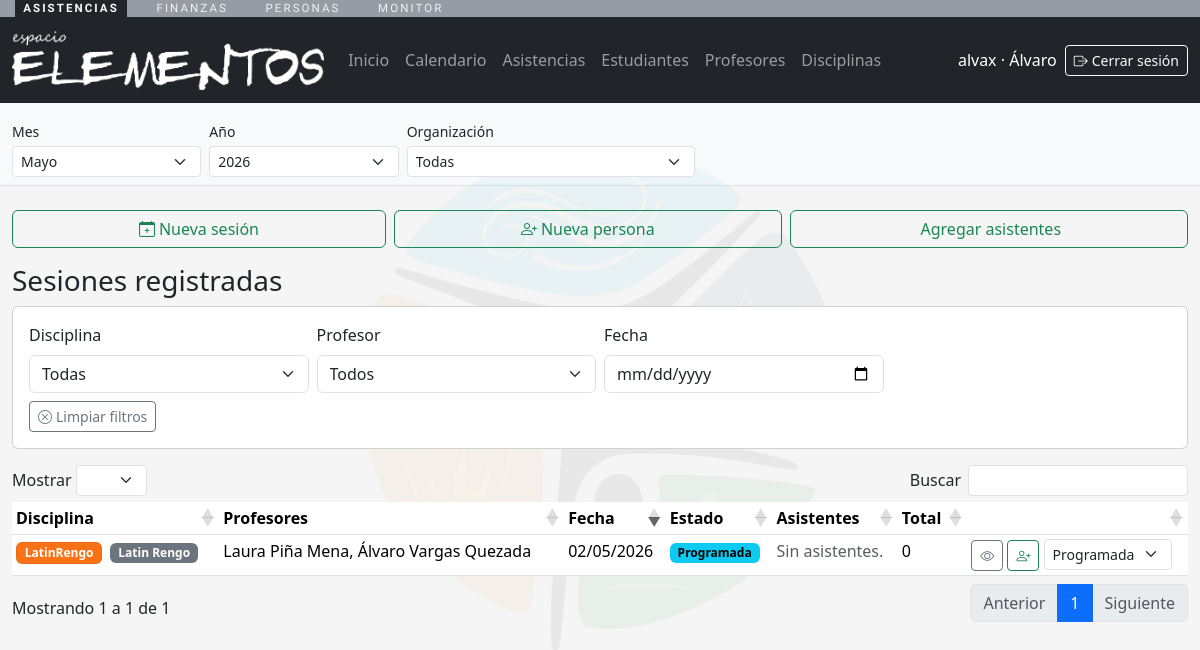
The page /asistencias/asistencias/ (signed in) on the database as committed earlier.
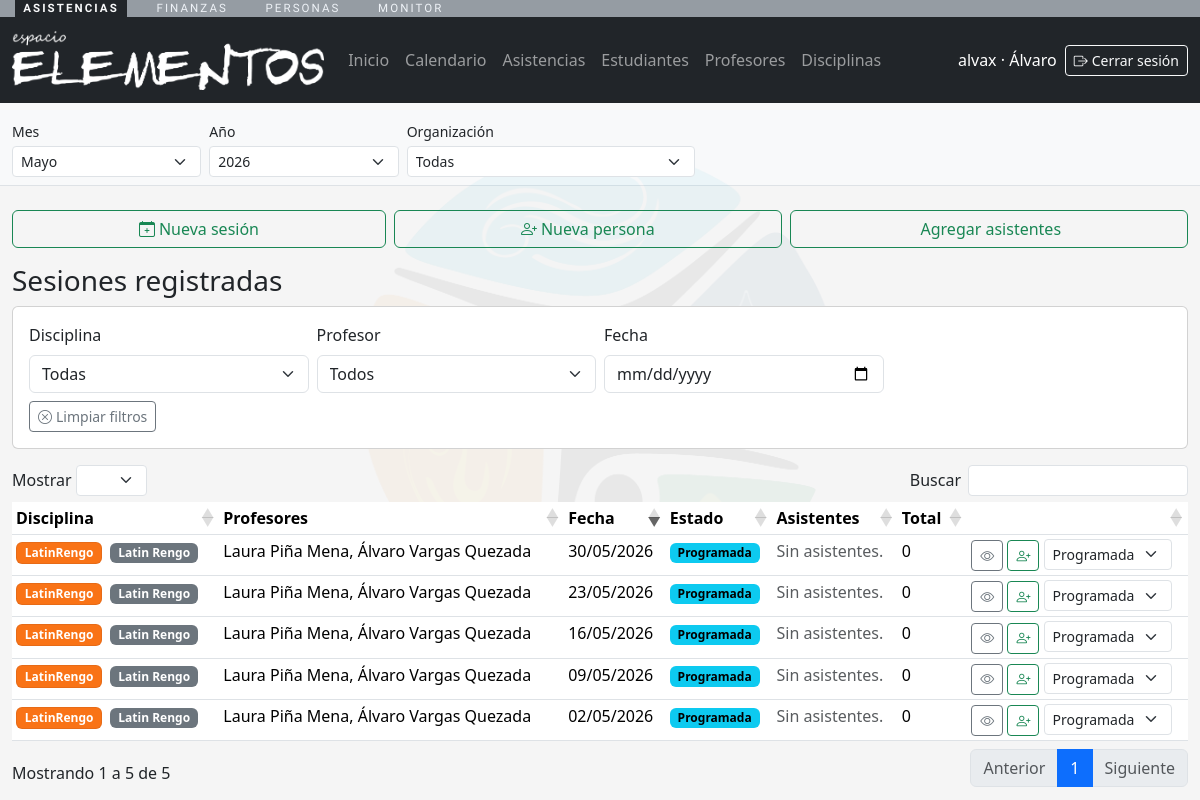
The same page on the database as committed later.
### asistencias/models.py (models this page shows, shortened)
class SesionClase(models.Model):
    class Estado(models.TextChoices):
        PROGRAMADA = "programada", "Programada"
        COMPLETADA = "completada", "Completada"
        CANCELADA = "cancelada", "Cancelada"
    disciplina = models.ForeignKey(
        Disciplina,
        on_delete=models.CASCADE,
        related_name="sesiones",
    )
    bloque = models.ForeignKey(
        BloqueHorario,
        on_delete=models.SET_NULL,
        related_name="sesiones",
        null=True,
        blank=True,
    )
    profesores = models.ManyToManyField(
        "personas.Persona",
        related_name="sesiones_en_equipo",
        blank=True,
        db_table="academia_sesionclase_profesores",
    )
    fecha = models.DateField()
    estado = models.CharField(
        max_length=20,
        choices=Estado.choices,
        default=Estado.PROGRAMADA,
    )
    cupo_maximo = models.PositiveIntegerField(null=True, blank=True)
    notas = models.TextField(blank=True)
    creada_en = models.DateTimeField(auto_now_add=True)
    class Meta:
        verbose_name = "Sesion de clase"
        verbose_name_plural = "Sesiones de clase"
        ordering = ["-fecha"]
        db_table = "academia_sesionclase"
        indexes = [
            models.Index(fields=["fecha", "disciplina"]),
        ]

class Disciplina(models.Model):
    class BadgeColor(models.TextChoices):
        ROJO = "rojo", "Rojo"
        NARANJO = "naranjo", "Naranjo"
        AZUL = "azul", "Azul"
        CELESTE = "celeste", "Celeste"
        AMARILLO = "amarillo", "Amarillo"
        VERDE = "verde", "Verde"
        CAFE = "cafe", "Cafe"
        MORADO = "morado", "Morado"
    BADGE_COLOR_CLASSES = {
        BadgeColor.ROJO: "disciplina-badge-rojo",
        BadgeColor.NARANJO: "disciplina-badge-naranjo",
        BadgeColor.AZUL: "disciplina-badge-azul",
        BadgeColor.CELESTE: "disciplina-badge-celeste",
        BadgeColor.AMARILLO: "disciplina-badge-amarillo",
        BadgeColor.VERDE: "disciplina-badge-verde",
        BadgeColor.CAFE: "disciplina-badge-cafe",
        BadgeColor.MORADO: "disciplina-badge-morado",
    }
    organizacion = models.ForeignKey(
        "personas.Organizacion",
        on_delete=models.CASCADE,
        related_name="disciplinas",
    )
    nombre = models.CharField(max_length=150)
    descripcion = models.TextField(blank=True)
    nivel = models.CharField(max_length=100, blank=True)
    badge_color = models.CharField(
        "color de badge",
        max_length=20,
        choices=BadgeColor.choices,
        default=BadgeColor.AZUL,
    )
    activa = models.BooleanField(default=True)
    creada_en = models.DateTimeField(auto_now_add=True)
    class Meta:
        verbose_name = "Disciplina"
        verbose_name_plural = "Disciplinas"
        unique_together = ("organizacion", "nombre", "nivel")
        ordering = ["nombre"]
        db_table = "academia_disciplina"
    def __str__(self) -> str:
        return self.nombre
    @property
    def badge_class(self) -> str:
        return f"disciplina-badge {self.BADGE_COLOR_CLASSES.get(self.badge_color, self.BADGE_COLOR_CLASSES[self.BadgeColor.AZUL])}"

### personas/models.py (models this page shows, shortened)
class Organizacion(models.Model):
    nombre = models.CharField(max_length=255)
    razon_social = models.CharField(max_length=255, blank=True)
    rut = models.CharField(max_length=20, unique=True)
    es_exenta_iva = models.BooleanField(
        default=False,
        help_text="Marcar si la organizacion aplica exencion de IVA (Ley 21.622).",
    )
    email_contacto = models.EmailField(blank=True)
    telefono_contacto = models.CharField(max_length=50, blank=True)
    sitio_web = models.URLField(blank=True)
    direccion = models.CharField(max_length=255, blank=True)
    creada_en = models.DateTimeField(auto_now_add=True)
    actualizada_en = models.DateTimeField(auto_now=True)
    class Meta:
        verbose_name = "Organizacion"
        verbose_name_plural = "Organizaciones"
        ordering = ["nombre"]
        db_table = "organizaciones_organizacion"

class Persona(models.Model):
    nombres = models.CharField(max_length=150)
    apellidos = models.CharField(max_length=150)
    email = models.EmailField(unique=True, null=True, blank=True)
    telefono = models.CharField(max_length=50, blank=True)
    rut = models.CharField(
        max_length=20,
        blank=True,
        default="",
        validators=[validar_rut_chileno],
    )
    fecha_nacimiento = models.DateField(null=True, blank=True)
    activo = models.BooleanField(default=True)
    user = models.OneToOneField(
        settings.AUTH_USER_MODEL,
        on_delete=models.CASCADE,
        null=True,
        blank=True,
        related_name="persona",
    )
    creado_en = models.DateTimeField(auto_now_add=True)
    actualizado_en = models.DateTimeField(auto_now=True)
    class Meta:
        verbose_name = "Persona"
        verbose_name_plural = "Personas"
        ordering = ["apellidos", "nombres"]
        db_table = "cuentas_persona"
    def __str__(self) -> str:
        return f"{self.nombres} {self.apellidos}".strip()

### asistencias/views.py (the view, shortened to what this page needs)
# urls.py: path("asistencias/", views.asistencias_list, name="asistencias_list"),
@role_required(ROLE_ADMIN)
def asistencias_list(request):
    context = nav_context(request)
    sesion_id = request.GET.get("sesion_id")
    organizacion = organizacion_desde_request(request)
    sesion_seleccionada = SesionClase.objects.filter(pk=sesion_id).first() if sesion_id else None
    asistentes_ids = set()
    if sesion_seleccionada:
        asistentes_ids = set(
            Asistencia.objects.filter(sesion=sesion_seleccionada).values_list("persona_id", flat=True)
        )
    sesion_form = SesionBasicaForm(initial={"fecha": timezone.localdate()}, organizacion=organizacion)
    asistencia_form = AsistenciaMasivaForm(initial={"sesion_id": sesion_id} if sesion_id else None)
    persona_form = PersonaRapidaForm()
    open_nueva_sesion = request.GET.get("open") == "nueva_sesion"
    open_nueva_persona = False
    open_agregar_asistentes = request.GET.get("open") == "agregar_asistentes"
    estudiantes_qs = Persona.objects.filter(roles__rol__codigo="ESTUDIANTE").distinct().order_by("apellidos", "nombres")
    asistencia_form.fields["estudiantes"].queryset = estudiantes_qs
    estudiantes_total_disciplina_periodo = 0
    sesiones_qs = (
        SesionClase.objects.select_related("disciplina")
        .prefetch_related(
            "profesores",
            Prefetch(
                "asistencias",
                queryset=Asistencia.objects.select_related("persona", "consumo_financiero__pago").order_by("-registrada_en"),
            ),
        )
        .filter(**filtros_periodo("fecha", request=request))
        .order_by("-fecha")
    )
    if organizacion:
        sesiones_qs = sesiones_qs.filter(disciplina__organizacion=organizacion)
    sesiones_list = []
    for sesion in sesiones_qs:
        asistentes = []
        sesiones_list.append(
            {
                "sesion": sesion,
                "total_asistentes": sesion.asistencias.count(),
                "asistentes": asistentes,
            }
        )
    context.update(
        {
            "sesion_form": sesion_form,
            "asistencia_form": asistencia_form,
            "persona_form": persona_form,
            "open_nueva_sesion": open_nueva_sesion,
            "open_nueva_persona": open_nueva_persona,
            "open_agregar_asistentes": open_agregar_asistentes,
            "sesiones": sesiones_list,
            "sesion_seleccionada": sesion_seleccionada,
            "asistentes_ids": asistentes_ids,
            "estudiantes": estudiantes_qs,
            "estudiantes_total": estudiantes_qs.count(),
            "estudiantes_total_disciplina_periodo": estudiantes_total_disciplina_periodo,
            "disciplinas": disciplinas_vigentes_qs(organizacion=organizacion),
            "profesores": profesores_vigentes_qs(organizacion=organizacion),
            "organizaciones": Organizacion.objects.all(),
        }
    )
    return render(request, "asistencias/asistencias_list.html", context)

### asistencias/forms.py
class SesionBasicaForm(forms.Form):
    disciplina = forms.ModelChoiceField(
        queryset=Disciplina.objects.none(),
        required=True,
        widget=forms.Select(attrs={"class": "form-select"}),
    )
    fecha = forms.DateField(
        required=False,
        widget=forms.DateInput(attrs={"type": "date", "class": "form-control"}),
    )
    profesores = forms.ModelMultipleChoiceField(
        queryset=Persona.objects.none(),
        required=False,
        widget=forms.SelectMultiple(attrs={"id": "id_profesores_basica", "class": "form-select"}),
    )
    def __init__(self, *args, organizacion=None, **kwargs):
        super().__init__(*args, **kwargs)
        self.fields["disciplina"].queryset = disciplinas_vigentes_qs(organizacion=organizacion)
        self.fields["profesores"].queryset = profesores_vigentes_qs(organizacion=organizacion)

class AsistenciaMasivaForm(forms.Form):
    sesion_id = forms.IntegerField(widget=forms.HiddenInput)
    estudiantes = forms.ModelMultipleChoiceField(
        queryset=Persona.objects.none(),
        required=False,
        widget=forms.SelectMultiple(attrs={"id": "id_estudiantes", "class": "form-select"}),
    )

### asistencias/templates/asistencias/asistencias_list.html (shortened to what the changed rows need)
{% extends "asistencias/base_app.html" %}
{% block content %}
<div class="mt-4">
  <div class="row g-3">
    <div class="col-12">
      <div class="d-flex justify-content-between align-items-center mb-2">
        <h3 class="mb-0">Sesiones registradas</h3>
      </div>
      <div class="card mb-3">
        <div class="card-body">
        </div>
      </div>
      {% if sesiones %}
      <div class="table-responsive">
        <table id="tabla-sesiones" class="table table-sm">
          <thead>
            <tr>
              <th>Disciplina</th>
              <th>Profesores</th>
              <th>Fecha</th>
              <th>Estado</th>
              <th>Asistentes</th>
              <th>Total</th>
              <th></th>
            </tr>
          </thead>
          <tbody>
            {% for item in sesiones %}
            <tr>
              <td>
                <span class="badge {{ item.sesion.disciplina.badge_class }}">{{ item.sesion.disciplina }}</span>
                <span class="badge text-bg-secondary ms-1">{{ item.sesion.disciplina.organizacion.nombre }}</span>
              </td>
              <td>
                {% if item.sesion.profesores.all %}
                  {% for profe in item.sesion.profesores.all %}
                    {{ profe }}{% if not forloop.last %}, {% endif %}
                  {% endfor %}
                {% else %}
                  -
                {% endif %}
              </td>
              <td>{{ item.sesion.fecha|date:"d/m/Y" }}</td>
              <td>
                {% if item.sesion.estado == "programada" %}
                  <span class="badge text-bg-info">Programada</span>
                {% elif item.sesion.estado == "completada" %}
                  <span class="badge text-bg-success">Completada</span>
                {% else %}
                  <span class="badge text-bg-secondary">Cancelada</span>
                {% endif %}
              </td>
              <td>
                {% for asistencia in item.asistentes %}
                  <a
                    class="badge {{ asistencia.badge_finanzas_class }} me-1 text-decoration-none"
                    href="{% url 'personas:persona_detail' asistencia.persona.pk %}?periodo_mes={{ periodo_mes }}&periodo_anio={{ periodo_anio }}{% if organizacion_id %}&organizacion={{ organizacion_id }}{% endif %}"
                    title="{{ asistencia.badge_finanzas_label }}"
                  >
                    {{ asistencia.persona }}
                  </a>
                {% empty %}
                  <span class="text-muted">Sin asistentes.</span>
                {% endfor %}
              </td>
              <td>{{ item.total_asistentes }}</td>
              <td>
                <a class="btn btn-sm btn-outline-secondary" href="{% url 'asistencias:sesion_detail' item.sesion.pk %}?periodo_mes={{ periodo_mes }}&periodo_anio={{ periodo_anio }}{% if organizacion_id %}&organizacion={{ organizacion_id }}{% endif %}" title="Ver">
                  <i class="bi bi-eye"></i>
                </a>
                <a class="btn btn-sm btn-outline-success" href="{% url 'asistencias:asistencias_list' %}?periodo_mes={{ periodo_mes }}&periodo_anio={{ periodo_anio }}{% if organizacion_id %}&organizacion={{ organizacion_id }}{% endif %}&sesion_id={{ item.sesion.pk }}&open=agregar_asistentes" title="Agregar asistentes">
                  <i class="bi bi-person-plus"></i>
                </a>
                <form method="post" class="d-inline">
                  <select name="estado" class="form-select form-select-sm d-inline w-auto" onchange="this.form.submit()">
                    {% for value, label in item.sesion.Estado.choices %}
                      <option value="{{ value }}" {% if value == item.sesion.estado %}selected{% endif %}>{{ label }}</option>
                    {% endfor %}
                  </select>
                </form>
              </td>
            </tr>
            {% endfor %}
          </tbody>
        </table>
      </div>
      {% else %}
      <div class="alert alert-light border text-muted mb-0">
        Sin sesiones registradas.
      </div>
      {% endif %}
    </div>
  </div>
</div>
{% endblock %}
{% block extra_js %}
<link rel="stylesheet" href="https://cdn.datatables.net/1.13.8/css/dataTables.bootstrap5.min.css">
{% endblock %}

### asistencias/templates/asistencias/base_app.html (shortened to what the changed rows need)
{% load static %}
<!DOCTYPE html>
<html lang="es">
  <head>
    <link href="https://cdn.jsdelivr.net/npm/bootstrap@5.3.3/dist/css/bootstrap.min.css" rel="stylesheet">
    <link href="https://cdn.jsdelivr.net/npm/bootstrap-icons@1.11.3/font/bootstrap-icons.css" rel="stylesheet">
  </head>
  <body>
    {% if request.user.is_authenticated and not hide_nav %}
    <nav class="navbar navbar-expand-lg navbar-dark bg-dark">
      <div class="container-fluid">
        <div class="collapse navbar-collapse" id="navbarNav">
          <div class="d-flex flex-column flex-lg-row align-items-lg-center gap-2">
            <span class="navbar-text text-white">
              {{ request.user.get_username }}{% if persona %} · {{ persona.nombres }}{% endif %}
            </span>
            <form method="post" action="/accounts/logout/" class="d-inline">
              <button class="btn btn-sm btn-outline-light" type="submit" title="Cerrar sesión">
              </button>
            </form>
          </div>
        </div>
      </div>
    </nav>
    {% endif %}
    <div class="container-fluid">
      {% block content %}{% endblock %}
    </div>
    {% block extra_js %}{% endblock %}
  </body>
</html>

Rows that differ between the two databases and show on the page:
added SesionClase: sesion.disciplina "LatinRengo", sesion.disciplina.organizacion.nombre "Latin Rengo", sesion.fecha "30/05/2026", shows "Programada", total_asistentes "0", estado "Programada", Persona (nombres+apellidos "Laura Piña Mena"), Persona (nombres+apellidos "Álvaro Vargas Quezada")
added SesionClase: sesion.disciplina "LatinRengo", sesion.disciplina.organizacion.nombre "Latin Rengo", sesion.fecha "23/05/2026", shows "Programada", total_asistentes "0", estado "Programada", Persona (nombres+apellidos "Laura Piña Mena"), Persona (nombres+apellidos "Álvaro Vargas Quezada")
added SesionClase: sesion.disciplina "LatinRengo", sesion.disciplina.organizacion.nombre "Latin Rengo", sesion.fecha "16/05/2026", shows "Programada", total_asistentes "0", estado "Programada", Persona (nombres+apellidos "Laura Piña Mena"), Persona (nombres+apellidos "Álvaro Vargas Quezada")
added SesionClase: sesion.disciplina "LatinRengo", sesion.disciplina.organizacion.nombre "Latin Rengo", sesion.fecha "09/05/2026", shows "Programada", total_asistentes "0", estado "Programada", Persona (nombres+apellidos "Laura Piña Mena"), Persona (nombres+apellidos "Álvaro Vargas Quezada")
Other text that changed with them:
text written by a page script: "Mostrar Buscar Mostrando 1 a 1 de 1 Anterior 1 Siguiente" → "Mostrar Buscar Mostrando 1 a 5 de 5 Anterior 1 Siguiente"
